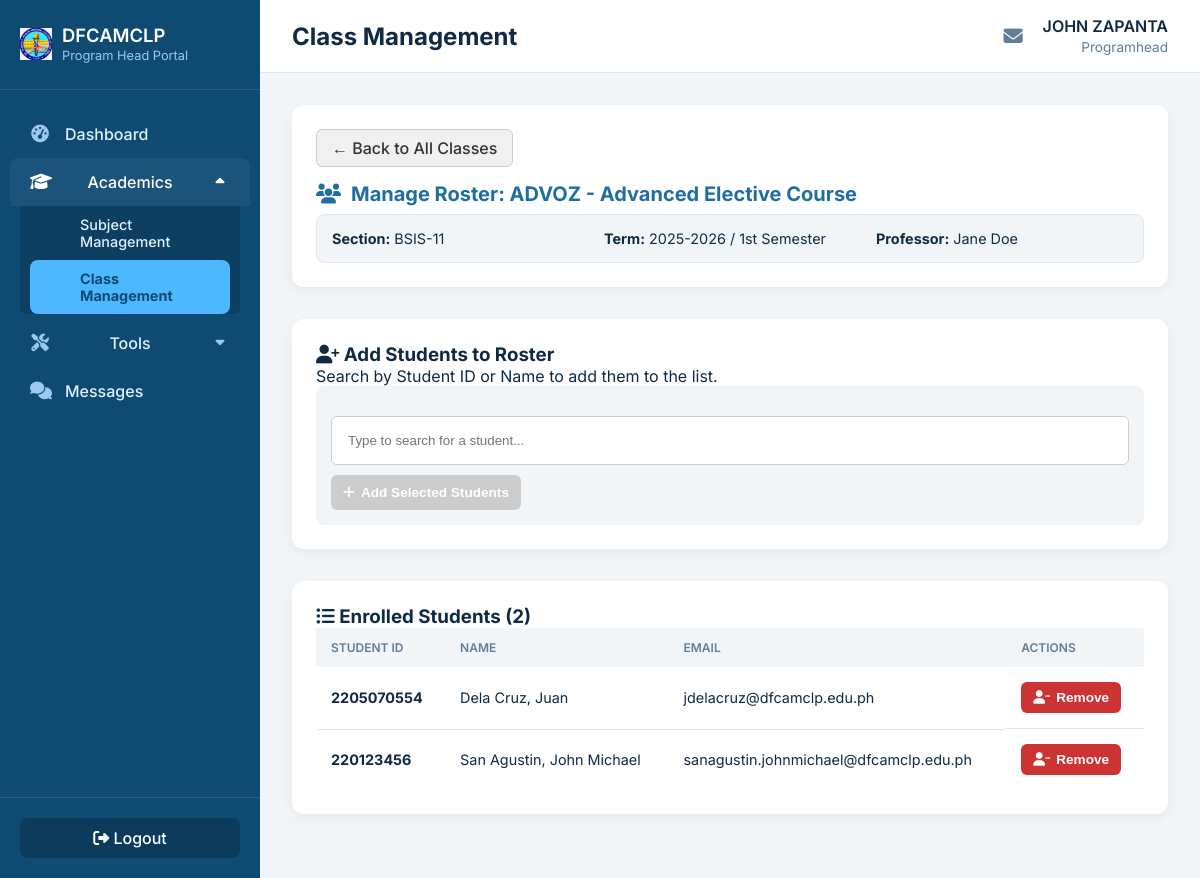
Screenshot of /class_details.php?id=28 (signed in) with the database file from the repository.
### tables this page shows
CREATE TABLE `user_profiles` (
  `profile_id` int(11) NOT NULL,
  `sid` bigint(20) NOT NULL,
  `student_id` varchar(20) DEFAULT NULL,
  `first_name` varchar(50) DEFAULT NULL,
  `middle_name` varchar(50) DEFAULT NULL,
  `last_name` varchar(50) DEFAULT NULL,
  `program` varchar(100) DEFAULT NULL,
  `section` char(1) DEFAULT NULL,
  `academic_year` enum('1st Year','2nd Year','3rd Year','4th Year','5th Year') NOT NULL DEFAULT '1st Year'
);

CREATE TABLE `classes` (
  `class_id` int(11) NOT NULL,
  `subject_id` int(11) NOT NULL,
  `professor_sid` bigint(20) NOT NULL,
  `academic_year` varchar(10) NOT NULL,
  `semester` varchar(50) NOT NULL,
  `section` varchar(50) DEFAULT NULL,
  `midterm_submission_start` datetime DEFAULT NULL COMMENT 'Timestamp when midterm grades were first submitted',
  `midterm_finalized_at` datetime DEFAULT NULL COMMENT 'Timestamp when midterm grades were locked',
  `final_submission_start` datetime DEFAULT NULL COMMENT 'Timestamp when final grades were first submitted',
  `final_finalized_at` datetime DEFAULT NULL COMMENT 'Timestamp when final grades were locked',
  `finalization_date` datetime DEFAULT NULL,
  `is_finalized` tinyint(1) NOT NULL DEFAULT 0
);

CREATE TABLE `subject` (
  `subject_id` int(11) NOT NULL,
  `subject_code` varchar(20) NOT NULL,
  `subject_name` varchar(100) NOT NULL,
  `program_offered` enum('BSIS','BSCPE','ALL') NOT NULL DEFAULT 'BSIS',
  `has_lab` tinyint(1) NOT NULL DEFAULT 0,
  `description` text DEFAULT NULL,
  `semester` int(11) NOT NULL,
  `year_level` int(11) NOT NULL,
  `program_head_id` int(11) NOT NULL
);

CREATE TABLE `enrollment` (
  `enrollment_id` int(11) NOT NULL,
  `student_sid` bigint(20) NOT NULL,
  `class_id` int(11) NOT NULL,
  `date_enrolled` timestamp NULL DEFAULT current_timestamp()
);

CREATE TABLE `users` (
  `sid` bigint(20) NOT NULL,
  `username` varchar(50) NOT NULL,
  `email` varchar(255) NOT NULL,
  `password` varchar(255) NOT NULL,
  `role` enum('student','professor','Registrar','Programhead') NOT NULL DEFAULT 'student',
  `is_verified` tinyint(1) DEFAULT 0,
  `verification_token` varchar(64) DEFAULT NULL,
  `login_token` varchar(255) DEFAULT NULL,
  `login_token_expires` datetime DEFAULT NULL,
  `created_at` timestamp NOT NULL DEFAULT current_timestamp(),
  `token_creation_time` datetime DEFAULT NULL,
  `reset_token` varchar(128) DEFAULT NULL,
  `reset_token_expiry` datetime DEFAULT NULL,
  `must_change_password` tinyint(1) NOT NULL DEFAULT 0
);

### class_details.php (the view, shortened to what this page needs)
<?php
include 'db.php';
$current_view = 'courses';
$program_head_sid = $_SESSION['sid'] ?? 0;
$class_id = filter_input(INPUT_GET, 'id', FILTER_VALIDATE_INT);
try {
    $stmt_check = $conn->prepare("
        SELECT s.subject_name, s.subject_code, c.section, c.academic_year, c.semester,
               CONCAT(up.first_name, ' ', up.last_name) AS prof_name
        FROM classes c
        JOIN subject s ON c.subject_id = s.subject_id
        JOIN users u ON c.professor_sid = u.sid
        JOIN user_profiles up ON u.sid = up.sid
        WHERE c.class_id = :cid AND s.program_head_id = :ph_id
    ");
    $stmt_check->execute([':cid' => $class_id, ':ph_id' => $program_head_sid]);
    $class_info = $stmt_check->fetch(PDO::FETCH_ASSOC);
    $stmt_students = $conn->prepare("
        SELECT e.enrollment_id, up.student_id, up.first_name, up.last_name, u.email
        FROM enrollment e
        JOIN users u ON e.student_sid = u.sid
        JOIN user_profiles up ON u.sid = up.sid
        WHERE e.class_id = ?
        ORDER BY up.last_name, up.first_name
    ");
    $stmt_students->execute([$class_id]);
    $enrolled_students = $stmt_students->fetchAll(PDO::FETCH_ASSOC);
} catch (PDOException $e) {
    $message = "Database Error: " . $e->getMessage();
    $message_type = 'error';
    $class_info = null;
}
include_once 'ph_header.php';
?>
<?php if ($class_info):  ?>
<section class="content-section mb-8">
    <a href="ph_courses.php" class="back-link btn-back">&larr; Back to All Classes</a>
    <h2>
        <i class="fa-solid fa-users"></i>
        Manage Roster: <?= htmlspecialchars($class_info['subject_code'] . ' - ' . $class_info['subject_name']) ?>
    </h2>
    <div class="class-details-grid">
        <span><strong>Section:</strong> <?= htmlspecialchars($class_info['section']) ?></span>
        <span><strong>Term:</strong> <?= htmlspecialchars($class_info['academic_year'] . ' / ' . $class_info['semester']) ?></span>
        <span><strong>Professor:</strong> <?= htmlspecialchars($class_info['prof_name']) ?></span>
    </div>
</section>
<section class="content-section mb-8">
    <h3><i class="fa-solid fa-user-plus"></i> Add Students to Roster</h3>
    <p>Search by Student ID or Name to add them to the list.</p>
    <form action="class_details.php?id=<?= $class_id ?>" method="POST" id="add-students-form">
        <div class="multi-select-container">
            <input type="text" id="student-search-input"
                   placeholder="Type to search for a student..."
                   autocomplete="off">
        </div>
        <button type="submit" class="approve-btn" id="add-selected-students-btn" disabled>
             <i class="fa-solid fa-plus"></i> Add Selected Students
        </button>
    </form>
</section>
<section class="content-section">
    <h3><i class="fa-solid fa-list-ul"></i> Enrolled Students (<?= count($enrolled_students) ?>)</h3>
    <div class="table-container">
        <?php if (empty($enrolled_students)): ?>
            <p class="no-data">No students are currently enrolled in this class.</p>
        <?php else: ?>
        <table class="review-table">
            <thead>
                <tr>
                    <th>Student ID</th>
                    <th>Name</th>
                    <th>Email</th>
                    <th>Actions</th>
                </tr>
            </thead>
            <tbody>
            <?php foreach ($enrolled_students as $student): ?>
                <tr>
                    <td><strong><?= htmlspecialchars($student['student_id']) ?></strong></td>
                    <td><?= htmlspecialchars($student['last_name'] . ', ' . $student['first_name']) ?></td>
                    <td><?= htmlspecialchars($student['email']) ?></td>
                    <td class="action-buttons">
                        <form action="class_details.php?id=<?= $class_id ?>" method="POST" onsubmit="return confirm('Are you sure you want to remove this student? This will delete ALL their scores and grades for THIS CLASS permanently.');">
                            <button type="submit" class="reject-btn">
                                <i class="fa-solid fa-user-minus"></i> Remove
                            </button>
                        </form>
                    </td>
                </tr>
            <?php endforeach; ?>
            </tbody>
        </table>
        <?php endif; ?>
    </div>
</section>
<?php else: ?>
    <div class="message error">
        Critical error: Class data could not be loaded.
    </div>
<?php endif; ?>
<?php include 'ph_footer.php'; ?>

### ph_header.php (shortened to what this page needs)
<?php
include_once 'db.php';
$current_user_id = $_SESSION['sid'];
$current_user_name = $_SESSION['name'] ?? 'Program Head';
if ($current_user_name === 'Program Head' && isset($_SESSION['username'])) {
    $current_user_name = $_SESSION['username'];
}
try {
    $stmt_ph_name = $conn->prepare("SELECT first_name, last_name FROM user_profiles WHERE sid = ?");
    $stmt_ph_name->execute([$current_user_id]);
    $ph_profile = $stmt_ph_name->fetch();
    if ($ph_profile) {
        $current_user_name = $ph_profile['first_name'] . ' ' . $ph_profile['last_name'];
    }
} catch (PDOException $e) {  }
$page_title = "Dashboard";
$parent_view = '';
if (isset($current_view)) {
    switch ($current_view) {
        case 'courses':
            $page_title = "Class Management";
            $parent_view = 'academics';
            break;
    }
}
?>
<!DOCTYPE html>
<html lang="en">
<head>
    <link rel="stylesheet" href="https://cdnjs.cloudflare.com/ajax/libs/font-awesome/6.5.2/css/all.min.css" />
    </head>
<body>
    <div class="sidebar" id="sidebar">
        <div class="sidebar-header">
            <a href="programhead_dashboard.php" class="sidebar-header-logo">
                <img src="dfcam-logo.png" alt="DFCAMCLP Logo">
                <h2>DFCAMCLP<span>Program Head Portal</span></h2>
            </a>
        </div>
        <nav class="sidebar-nav custom-scrollbar">
            <ul>
                <li>
                    <a href="programhead_dashboard.php" class="nav-link <?php echo ($current_view === 'dashboard') ? 'active' : ''; ?>" data-view="dashboard">
                        <i class="fa-solid fa-tachometer-alt"></i><span>Dashboard</span>
                    </a>
                </li>
                <li class="nav-item-parent <?php echo ($parent_view === 'academics') ? 'open' : ''; ?>">
                    <a href="#" class="nav-link nav-link-parent">
                        <i class="fa-solid fa-graduation-cap"></i>
                        <span>Academics</span>
                        <i class="fa-solid fa-caret-down nav-arrow"></i>
                    </a>
                    <ul class="nav-submenu">
                        <li>
                            <a href="ph_subjects.php" class="nav-link submenu-link <?php echo ($current_view === 'subjects') ? 'active' : ''; ?>" data-view="subjects">
                                <span>Subject Management</span>
                            </a>
                        </li>
                        <li>
                            <a href="ph_courses.php" class="nav-link submenu-link <?php echo ($current_view === 'courses') ? 'active' : ''; ?>" data-view="courses">
                                <span>Class Management</span>
                            </a>
                        </li>
                    </ul>
                </li>
                <li class="nav-item-parent <?php echo ($parent_view === 'tools') ? 'open' : ''; ?>">
                    <a href="#" class="nav-link nav-link-parent">
                        <i class="fa-solid fa-screwdriver-wrench"></i>
                        <span>Tools</span>
                        <i class="fa-solid fa-caret-down nav-arrow"></i>
                    </a>
                </li>
                <li>
                    <a href="ph_messages.php" class="nav-link <?php echo ($current_view === 'messages') ? 'active' : ''; ?>" data-view="messages">
                        <i class="fa-solid fa-comments"></i><span>Messages</span>
                    </a>
                </li>
            </ul>
        </nav>
        <div class="sidebar-footer">
            <a href="logout.php"><i class="fa-solid fa-sign-out-alt"></i> Logout</a>
        </div>
    </div>
    <div class="main-content" id="mainContent">
            <header class="header" id="header">
                <div class="header-left">
                    <h1 class="header-title">
                        <?php echo $page_title; ?>
                    </h1>
                </div>
                <div class="user-profile">
                    <a href="ph_messages.php" class="icon-button" title="Messages">
                        <i class="fa-solid fa-envelope"></i>
                    </a>
                    <div class="user-profile-info">
                        <strong><?php echo htmlspecialchars($current_user_name); ?></strong>
                        <span><?php echo htmlspecialchars(ucfirst($_SESSION['role'])); ?></span>
                    </div>
                </div>
            </header>
            <main class="page-view custom-scrollbar">

### ph_footer.php (shortened to what this page needs)
            </main>
    </div>
</body>
</html>

### class_details.php (style rules this page uses)
.btn-back { display: inline-block; margin-bottom: 15px; padding: 8px 15px; background-color: #f0f0f0; color: #333; text-decoration: none; font-weight: 500; border: 1px solid #ccc; border-radius: 6px; transition: background-color 0.2s; }
.class-details-grid { display: grid; grid-template-columns: repeat(auto-fit, minmax(250px, 1fr)); gap: 10px 20px; background: var(--bg-light); padding: 15px; border-radius: 8px; border: 1px solid #e0e6ed; }
.class-details-grid span { font-size: 0.9rem; }
#add-students-form { background: var(--bg-light); padding: 15px; border-radius: 8px; }
.multi-select-container { border: 1px solid #ccc; border-radius: 6px; padding: 8px; display: flex; flex-wrap: wrap; align-items: center; background: #fff; margin-top: 15px; margin-bottom: 10px; }
.multi-select-container input { border: none !important; outline: none; flex-grow: 1; padding: 8px !important; min-width: 200px; width: auto; border-radius: 0 !important; }
#add-selected-students-btn { padding-top: 10px; padding-bottom: 10px; }
#add-selected-students-btn:disabled { background-color: #ccc; cursor: not-allowed; }

### rows the page displays
user_profiles: current_user_name "JOHN ZAPANTA"
classes: subject.subject_name "ADVOZ - Advanced Elective Course", section "BSIS-11", academic_year+semester "2025-2026 / 1st Semester"
enrollment: user_profiles.student_id "2205070554", user_profiles.last_name+first_name "Dela Cruz, Juan", student_sid.email "jdelacruz@dfcamclp.edu.ph"
enrollment: user_profiles.student_id "220123456", user_profiles.last_name+first_name "San Agustin, John Michael", student_sid.email "sanagustin.johnmichael@dfcamclp.edu.ph"

### other values shown
$page_title "Class Management"
$_SESSION['role'] "Programhead"
$class_info['prof_name'] "Jane Doe"
count($enrolled_students) "2"
